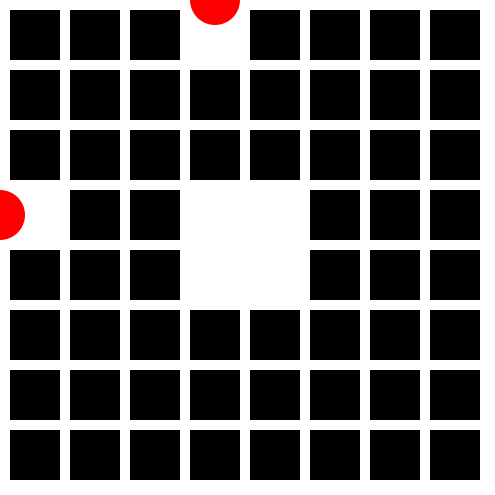
Frame 1 (no input)
Frame 60 (the mouse pressed at the canvas centre just before this capture): identical to frame 1, image omitted
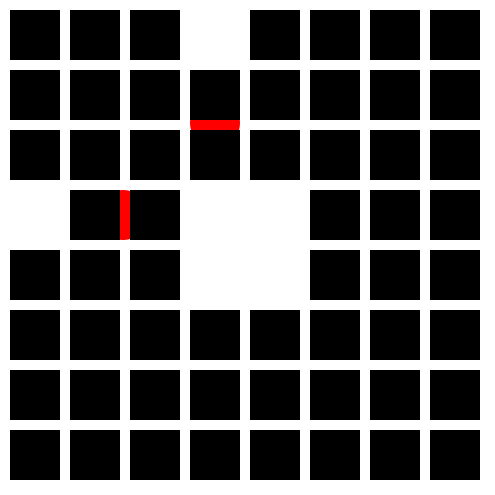
Frame 120 (the mouse held since frame 60 and released just before this capture)

The Processing sketch that drew these frames (run headless with seeded random() and noise(); from frame 60 on, the mouse is pressed at the canvas centre):

// Processing sketch: processing_119273
// ── processing_119273.pde

void setup()
{
size(495, 495);
}

void draw()
{
background(255);
noStroke();
fill(#000000);
rect(10, 10, 50, 50);
rect(70, 10, 50, 50);
rect(130, 10, 50, 50);
fill(#FF0000);
ellipse(215, mouseY/2, 50, 50);
fill(#000000);
rect(250, 10, 50, 50);
rect(310, 10, 50, 50);
rect(370, 10, 50, 50);
rect(430, 10, 50, 50);

rect(10, 70, 50, 50);
rect(70, 70, 50, 50);
rect(130, 70, 50, 50);
rect(190, 70, 50, 50);
rect(250, 70, 50, 50);
rect(310, 70, 50, 50);
rect(370, 70, 50, 50);
rect(430, 70, 50, 50);

rect(10, 130, 50, 50);
rect(70, 130, 50, 50);
rect(130, 130, 50, 50);
rect(190, 130, 50, 50);
rect(250, 130, 50, 50);
rect(310, 130, 50, 50);
rect(370, 130, 50, 50);
rect(430, 130, 50, 50);
fill(#FF0000);
ellipse(mouseX/2, 215, 50, 50);
fill(#000000);
rect(70, 190, 50, 50);
rect(130, 190, 50, 50);
rect(310, 190, 50, 50);
rect(370, 190, 50, 50);
rect(430, 190, 50, 50);


rect(10, 250, 50, 50);
rect(70, 250, 50, 50);
rect(130, 250, 50, 50);
rect(310, 250, 50, 50);
rect(370, 250, 50, 50);
rect(430, 250, 50, 50);

rect(10, 310, 50, 50);
rect(70, 310, 50, 50);
rect(130, 310, 50, 50);
rect(190, 310, 50, 50);
rect(250, 310, 50, 50);
rect(310, 310, 50, 50);
rect(370, 310, 50, 50);
rect(430, 310, 50, 50);

rect(10, 370, 50, 50);
rect(70, 370, 50, 50);
rect(130, 370, 50, 50);
rect(190, 370, 50, 50);
rect(250, 370, 50, 50);
rect(310, 370, 50, 50);
rect(370, 370, 50, 50);
rect(430, 370, 50, 50);

rect(10, 430, 50, 50);
rect(70, 430, 50, 50);
rect(130, 430, 50, 50);
rect(190, 430, 50, 50);
rect(250, 430, 50, 50);
rect(310, 430, 50, 50);
rect(370, 430, 50, 50);
rect(430, 430, 50, 50);
}
